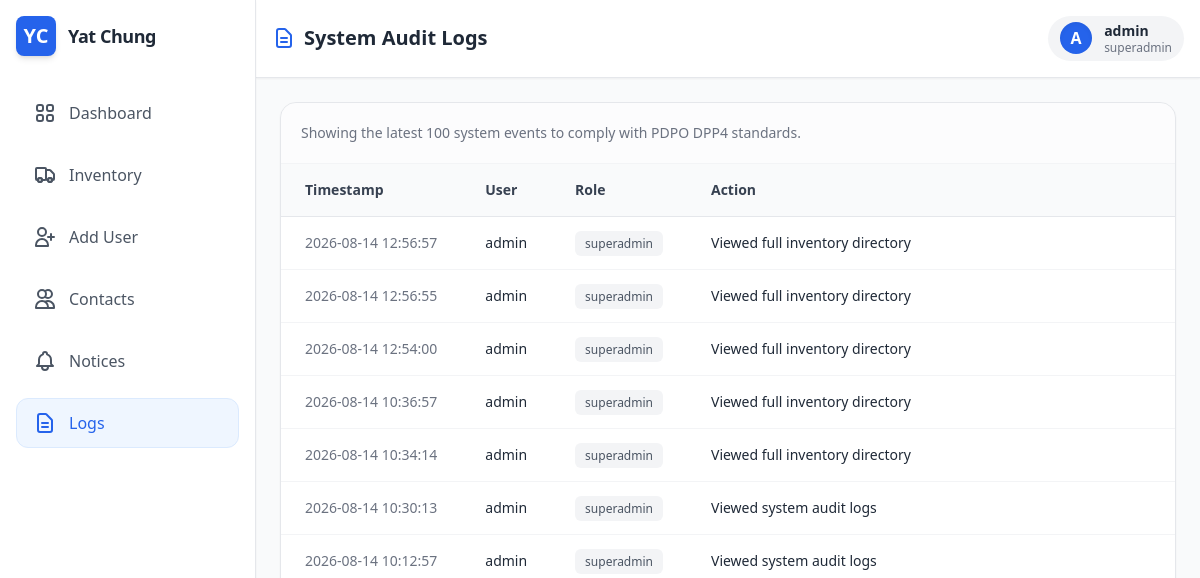
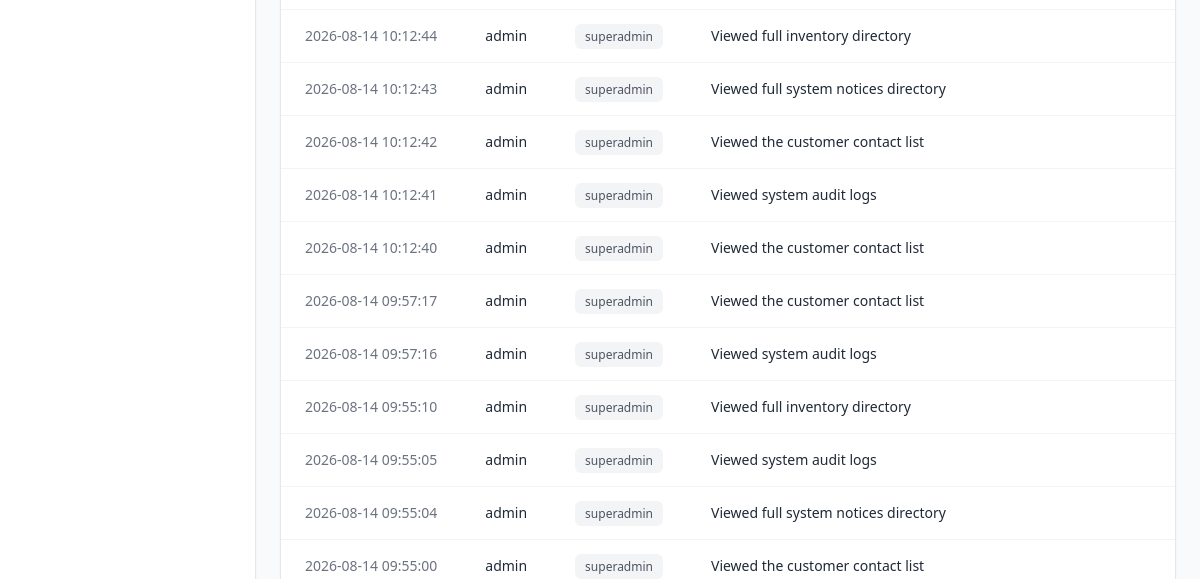
Before: /admin/logs (signed in, upper part) with the older database file (2 pictures, top to bottom).
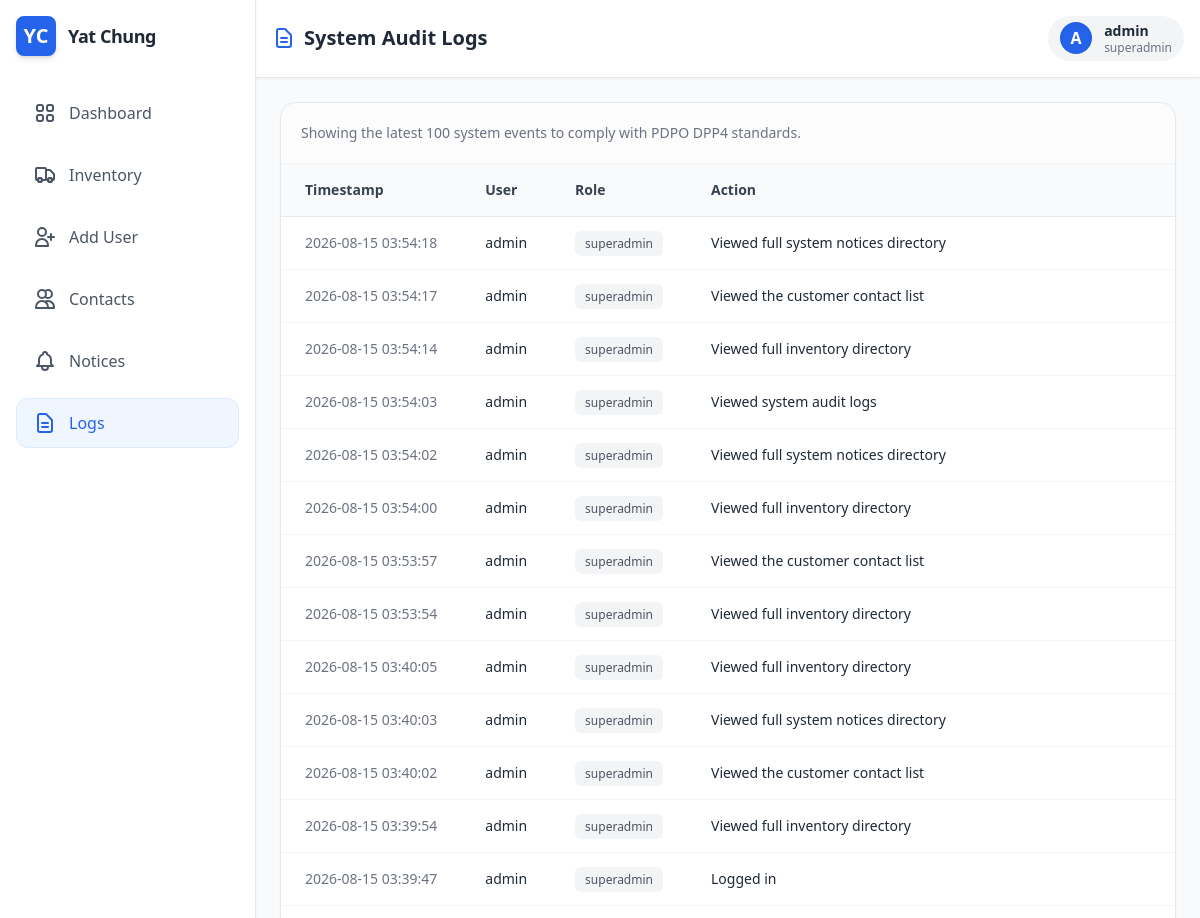
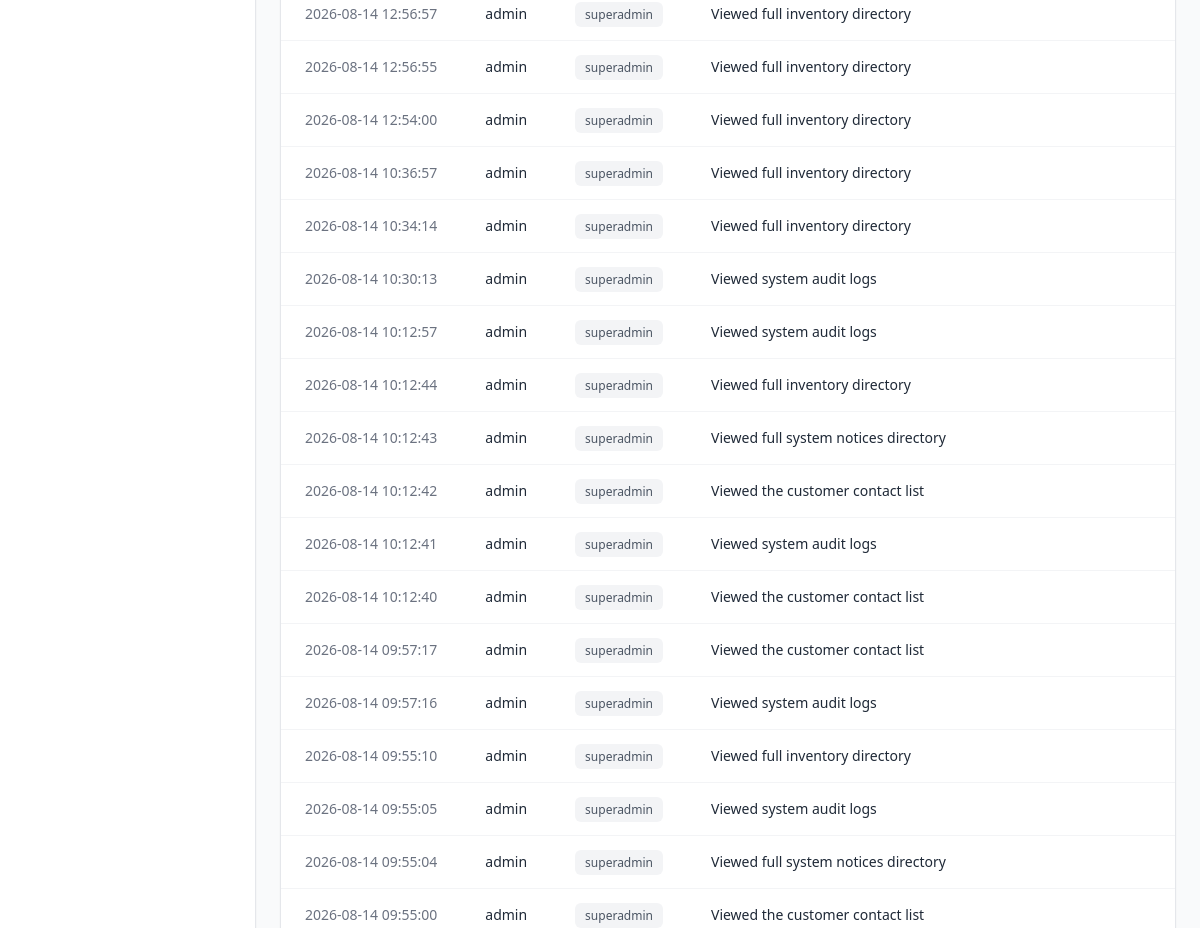
After: the same page with the newer database file (2 pictures, top to bottom).
### app.py (models this page shows, shortened)
class User(UserMixin, db.Model):
    __tablename__ = 'users'
    id = db.Column(db.Integer, primary_key=True)
    username = db.Column(db.String(80), unique=True, nullable=False)
    password_hash = db.Column(db.String(128), nullable=False)
    role = db.Column(db.String(20), nullable=False, default='staff')

class AuditLog(db.Model):
    __tablename__ = 'audit_logs'
    id = db.Column(db.Integer, primary_key=True)
    user_id = db.Column(db.Integer, db.ForeignKey('users.id'), nullable=False)
    action = db.Column(db.String(255), nullable=False)
    timestamp = db.Column(db.DateTime, default=db.func.current_timestamp())
    user = db.relationship('User', backref=db.backref('audit_logs', lazy=True))

### app.py (the view)
@app.route('/admin/logs')
@login_required
@requires_roles('superadmin')
def view_logs():
    logs = AuditLog.query.order_by(AuditLog.timestamp.desc()).limit(100).all()
    access_log = AuditLog(user_id=current_user.id, action="Viewed system audit logs")
    db.session.add(access_log)
    db.session.commit()
    return render_template('logs.html', user=current_user, logs=logs)

### app.py (called while the page is built)
@login_manager.user_loader
def load_user(user_id):
    return User.query.get(int(user_id))

def requires_roles(*roles):
    def wrapper(f):
        @wraps(f)
        def wrapped(*args, **kwargs):
            if current_user.role not in roles and current_user.role != 'superadmin':
                flash('Access denied: You do not have the required permissions.', 'error')
                return redirect(url_for('dashboard'))
            return f(*args, **kwargs)
        return wrapped
    return wrapper

@app.context_processor
def inject_translations():
    lang = flask_session.get('lang', 'en')
    def t(key):
        return TRANSLATIONS.get(lang, {}).get(key, key)
    return dict(t=t, current_lang=lang)

### templates/logs.html
{% extends "base.html" %}
{% block header_content %}
<h2 class="text-xl font-bold text-gray-800 dark:text-white flex items-center gap-2">
    <svg class="w-6 h-6 text-primary" fill="none" stroke="currentColor" viewBox="0 0 24 24"><path stroke-linecap="round" stroke-linejoin="round" stroke-width="2" d="M9 12h6m-6 4h6m2 5H7a2 2 0 01-2-2V5a2 2 0 012-2h5.586a1 1 0 01.707.293l5.414 5.414a1 1 0 01.293.707V19a2 2 0 01-2 2z"></path></svg>
    System Audit Logs
</h2>
<div class="flex items-center gap-3 px-3 py-1.5 bg-gray-100 dark:bg-gray-700 rounded-full">
    <div class="w-8 h-8 bg-primary text-white rounded-full flex items-center justify-center font-bold shadow-inner">
        {{ user.username[0] | upper if user else 'U' }}
    </div>
    <div class="hidden sm:block text-sm">
        <p class="font-bold leading-tight">{{ user.username if user else 'Staff User' }}</p>
        <p class="text-xs text-gray-500 dark:text-gray-400 leading-tight">{{ user.role if user else 'Staff' }}</p>
    </div>
</div>
{% endblock %}
{% block content %}
<div class="bg-white dark:bg-gray-800 border border-gray-200 dark:border-gray-700 rounded-2xl shadow-sm overflow-hidden flex flex-col">
                <div class="p-5 border-b border-gray-100 dark:border-gray-700 bg-gray-50/50 dark:bg-gray-800/50 flex justify-between items-center">
                    <p class="text-sm text-gray-500 dark:text-gray-400">Showing the latest 100 system events to comply with PDPO DPP4 standards.</p>
                </div>
                <div class="overflow-x-auto">
                    <table class="w-full text-left border-collapse">
                        <thead>
                            <tr class="bg-gray-50 dark:bg-gray-900 border-b border-gray-200 dark:border-gray-700">
                                <th class="py-4 px-6 font-semibold text-sm text-gray-700 dark:text-gray-300">Timestamp</th>
                                <th class="py-4 px-6 font-semibold text-sm text-gray-700 dark:text-gray-300">User</th>
                                <th class="py-4 px-6 font-semibold text-sm text-gray-700 dark:text-gray-300">Role</th>
                                <th class="py-4 px-6 font-semibold text-sm text-gray-700 dark:text-gray-300">Action</th>
                            </tr>
                        </thead>
                        <tbody class="divide-y divide-gray-100 dark:divide-gray-700">
                            {% for log in logs %}
                            <tr class="hover:bg-gray-50/50 dark:hover:bg-gray-800/50 transition-colors">
                                <td class="py-4 px-6 text-sm text-gray-500 dark:text-gray-400 whitespace-nowrap">
                                    {{ log.timestamp.strftime('%Y-%m-%d %H:%M:%S') }}
                                </td>
                                <td class="py-4 px-6 text-sm font-medium text-gray-800 dark:text-gray-200">
                                    {{ log.user.username }}
                                </td>
                                <td class="py-4 px-6 text-sm text-gray-600 dark:text-gray-400">
                                    <span class="px-2.5 py-1 bg-gray-100 dark:bg-gray-700 rounded-md text-xs font-medium">
                                        {{ log.user.role }}
                                    </span>
                                </td>
                                <td class="py-4 px-6 text-sm text-gray-800 dark:text-gray-300 w-full">
                                    {{ log.action }}
                                </td>
                            </tr>
                            {% else %}
                            <tr>
                                <td colspan="4" class="py-8 text-center text-gray-500 dark:text-gray-400 italic">
                                    No audit logs found.
                                </td>
                            </tr>
                            {% endfor %}
                        </tbody>
                    </table>
                </div>
            </div>
{% endblock %}

### templates/base.html (shortened to what this page needs)
<!DOCTYPE html>
<html lang="en" class="light">
<head>
    <script src="https://cdn.tailwindcss.com"></script>
</head>
<body class="bg-gray-50 dark:bg-gray-900 text-gray-800 dark:text-gray-100 h-screen flex overflow-hidden">
    {% if user %}
    <aside class="w-24 md:w-64 bg-white dark:bg-gray-800 border-r border-gray-200 dark:border-gray-700 flex flex-col justify-between shadow-sm z-10 transition-all">
        <div class="p-4">
            <div class="flex items-center justify-center md:justify-start gap-3 mb-8">
                <div class="w-10 h-10 bg-primary text-white rounded-lg flex items-center justify-center font-bold text-xl shadow-md">YC</div>
                <h1 class="hidden md:block font-bold text-lg tracking-tight">Yat Chung</h1>
            </div>
            <nav class="space-y-3">
                <a href="{{ url_for('dashboard') }}" class="w-full flex items-center justify-center md:justify-start gap-3 px-4 py-3 rounded-xl font-medium transition-colors border
                    {% if request.endpoint == 'dashboard' %} bg-blue-50 dark:bg-blue-900/30 text-primary border-blue-100 dark:border-blue-800
                    {% else %} border-transparent hover:bg-gray-100 dark:hover:bg-gray-700 text-gray-600 dark:text-gray-300 {% endif %}">
                    <span class="hidden md:inline">{{ t('dashboard') }}</span>
                </a>
                <a href="{{ url_for('inventory') }}" class="w-full flex items-center justify-center md:justify-start gap-3 px-4 py-3 rounded-xl font-medium transition-colors border
                    {% if request.endpoint == 'inventory' %} bg-blue-50 dark:bg-blue-900/30 text-primary border-blue-100 dark:border-blue-800
                    {% else %} border-transparent hover:bg-gray-100 dark:hover:bg-gray-700 text-gray-600 dark:text-gray-300 {% endif %}">
                    <span class="hidden md:inline">{{ t('inventory_tab') }}</span>
                </a>
                {% if user and user.role in ['superadmin', 'owner'] %}
                <button onclick="openUserModal()" class="w-full flex items-center justify-center md:justify-start gap-3 px-4 py-3 hover:bg-gray-100 dark:hover:bg-gray-700 rounded-xl font-medium transition-colors text-gray-600 dark:text-gray-300 border border-transparent">
                    <svg class="w-6 h-6" fill="none" stroke="currentColor" viewBox="0 0 24 24"><path stroke-linecap="round" stroke-linejoin="round" stroke-width="2" d="M18 9v3m0 0v3m0-3h3m-3 0h-3m-2-5a4 4 0 11-8 0 4 4 0 018 0zM3 20a6 6 0 0112 0v1H3v-1z"></path></svg>
                    <span class="hidden md:inline">{{ t('add_user') }}</span>
                </button>
                {% endif %}
                {% if user and user.role != 'investor' %}
                <a href="{{ url_for('customers') }}" class="w-full flex items-center justify-center md:justify-start gap-3 px-4 py-3 rounded-xl font-medium transition-colors border
                    {% if request.endpoint == 'customers' %} bg-blue-50 dark:bg-blue-900/30 text-primary border-blue-100 dark:border-blue-800
                    {% else %} border-transparent hover:bg-gray-100 dark:hover:bg-gray-700 text-gray-600 dark:text-gray-300 {% endif %}">
                    <svg class="w-6 h-6" fill="none" stroke="currentColor" viewBox="0 0 24 24"><path stroke-linecap="round" stroke-linejoin="round" stroke-width="2" d="M12 4.354a4 4 0 110 5.292M15 21H3v-1a6 6 0 0112 0v1zm0 0h6v-1a6 6 0 00-9-5.197M13 7a4 4 0 11-8 0 4 4 0 018 0z"></path></svg>
                    <span class="hidden md:inline">{{ t('contacts') }}</span>
                </a>
                {% endif %}
                <a href="{{ url_for('system_notices') }}" class="w-full flex items-center justify-center md:justify-start gap-3 px-4 py-3 rounded-xl font-medium transition-colors border
                    {% if request.endpoint == 'system_notices' %} bg-blue-50 dark:bg-blue-900/30 text-primary border-blue-100 dark:border-blue-800
                    {% else %} border-transparent hover:bg-gray-100 dark:hover:bg-gray-700 text-gray-600 dark:text-gray-300 {% endif %}">
                    <span class="hidden md:inline">{{ t('notices_tab') }}</span>
                </a>
                {% if user and user.role == 'superadmin' %}
                <a href="{{ url_for('view_logs') }}" class="w-full flex items-center justify-center md:justify-start gap-3 px-4 py-3 rounded-xl font-medium transition-colors border
                    {% if request.endpoint == 'view_logs' %} bg-blue-50 dark:bg-blue-900/30 text-primary border-blue-100 dark:border-blue-800
                    {% else %} border-transparent hover:bg-gray-100 dark:hover:bg-gray-700 text-gray-600 dark:text-gray-300 {% endif %}">
                    <svg class="w-6 h-6" fill="none" stroke="currentColor" viewBox="0 0 24 24"><path stroke-linecap="round" stroke-linejoin="round" stroke-width="2" d="M9 12h6m-6 4h6m2 5H7a2 2 0 01-2-2V5a2 2 0 012-2h5.586a1 1 0 01.707.293l5.414 5.414a1 1 0 01.293.707V19a2 2 0 01-2 2z"></path></svg>
                    <span class="hidden md:inline">{{ t('logs') }}</span>
                </a>
                {% endif %}
            </nav>
        </div>
    </aside>
    {% endif %}
    <main class="flex-1 flex flex-col h-full overflow-hidden relative">
        {% if user %}
        <header class="bg-white dark:bg-gray-800 border-b border-gray-200 dark:border-gray-700 p-4 flex justify-between items-center shadow-sm z-0">
            {% block header_content %}{% endblock %}
        </header>
        {% endif %}
        <div class="flex-1 overflow-y-auto p-4 md:p-6">
            {% block content %}
            {% endblock %}
        </div>
    </main>
</body>
</html>

### templates/base.html (style rules this page uses)
body { transition: background-color 0.3s ease, color 0.3s ease; }

Changed rows visible on the page:
added AuditLog: timestamp "2026-08-15 03:54:18", user.username "admin", user.role "superadmin", action "Viewed full system notices directory"
added AuditLog: timestamp "2026-08-15 03:54:17", user.username "admin", user.role "superadmin", action "Viewed the customer contact list"
added AuditLog: timestamp "2026-08-15 03:54:14", user.username "admin", user.role "superadmin", action "Viewed full inventory directory"
added AuditLog: timestamp "2026-08-15 03:54:03", user.username "admin", user.role "superadmin", action "Viewed system audit logs"
added AuditLog: timestamp "2026-08-15 03:54:02", user.username "admin", user.role "superadmin", action "Viewed full system notices directory"
added AuditLog: timestamp "2026-08-15 03:54:00", user.username "admin", user.role "superadmin", action "Viewed full inventory directory"
added AuditLog: timestamp "2026-08-15 03:53:57", user.username "admin", user.role "superadmin", action "Viewed the customer contact list"
added AuditLog: timestamp "2026-08-15 03:53:54", user.username "admin", user.role "superadmin", action "Viewed full inventory directory"
added AuditLog: timestamp "2026-08-15 03:40:05", user.username "admin", user.role "superadmin", action "Viewed full inventory directory"
added AuditLog: timestamp "2026-08-15 03:40:03", user.username "admin", user.role "superadmin", action "Viewed full system notices directory"
added AuditLog: timestamp "2026-08-15 03:40:02", user.username "admin", user.role "superadmin", action "Viewed the customer contact list"
added AuditLog: timestamp "2026-08-15 03:39:54", user.username "admin", user.role "superadmin", action "Viewed full inventory directory"
added AuditLog: timestamp "2026-08-15 03:39:47", user.username "admin", user.role "superadmin", action "Logged in"
